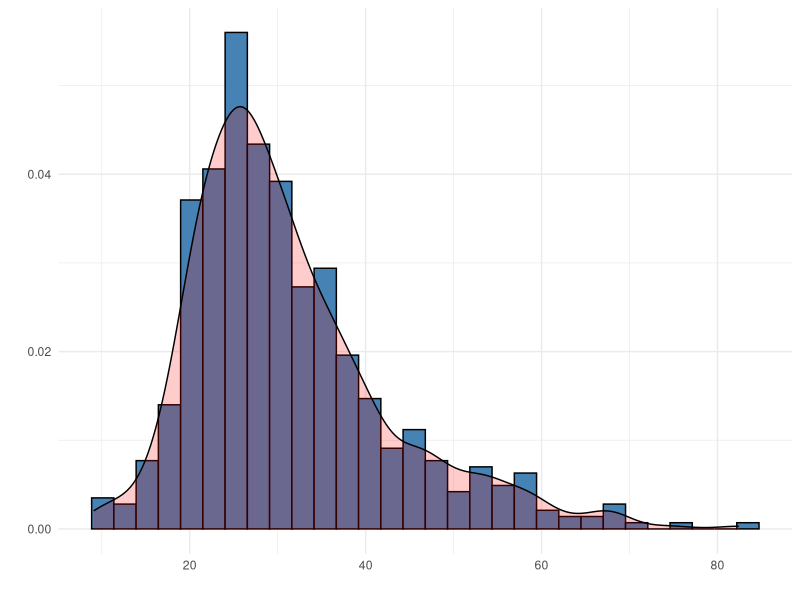
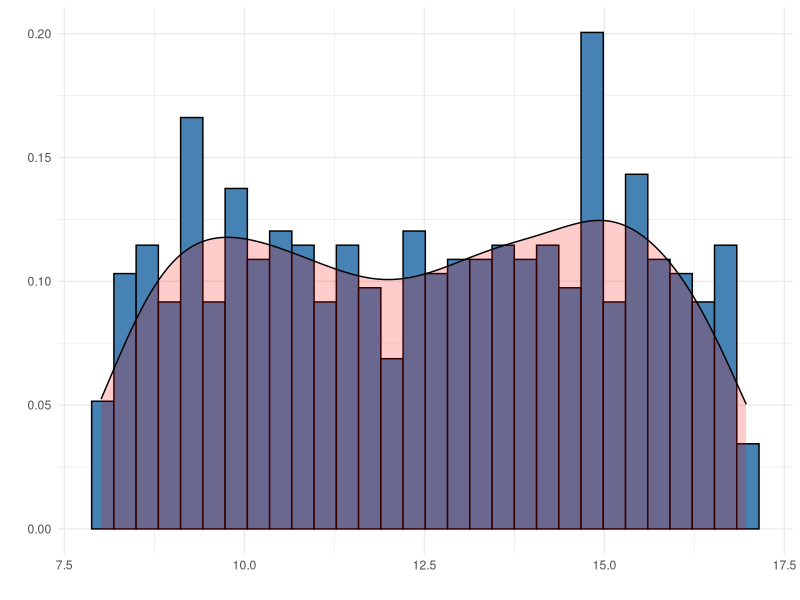
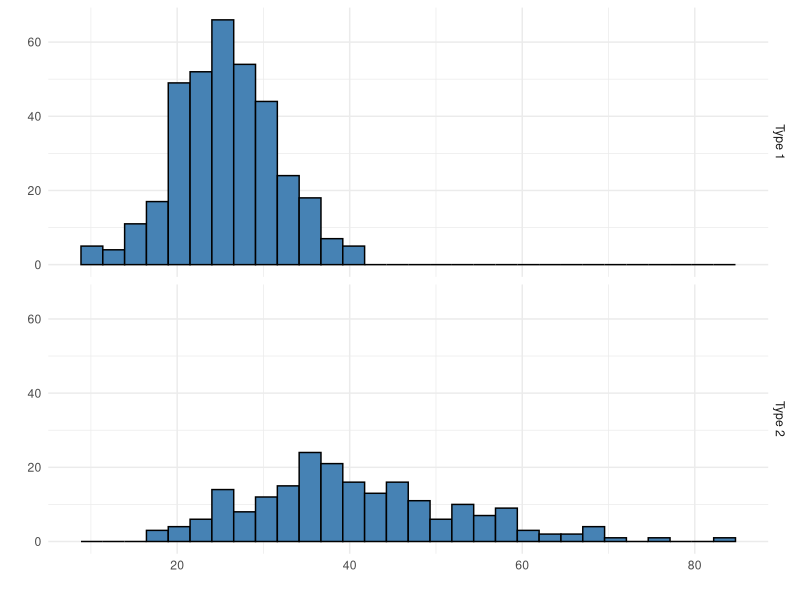
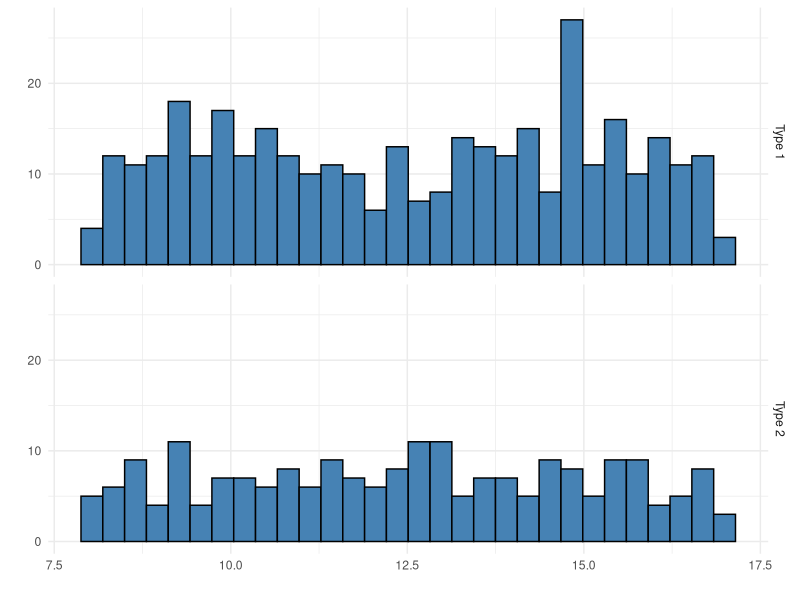
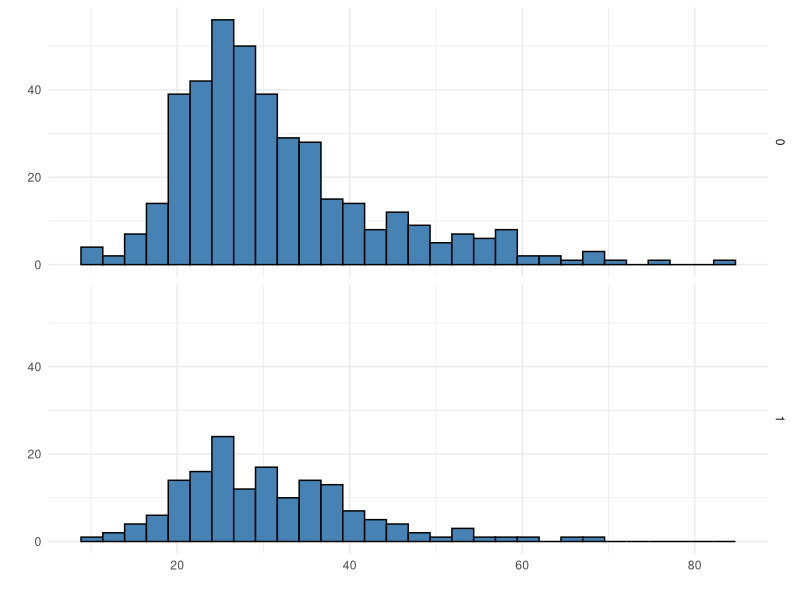
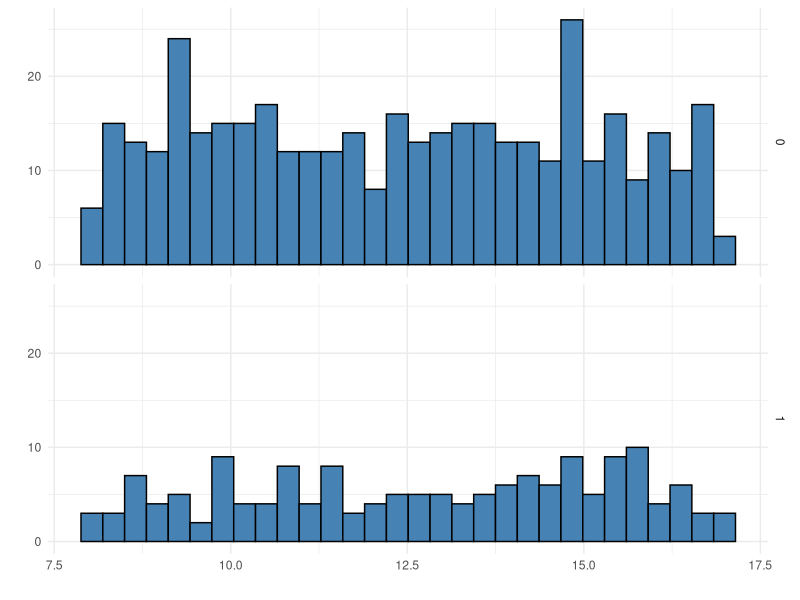
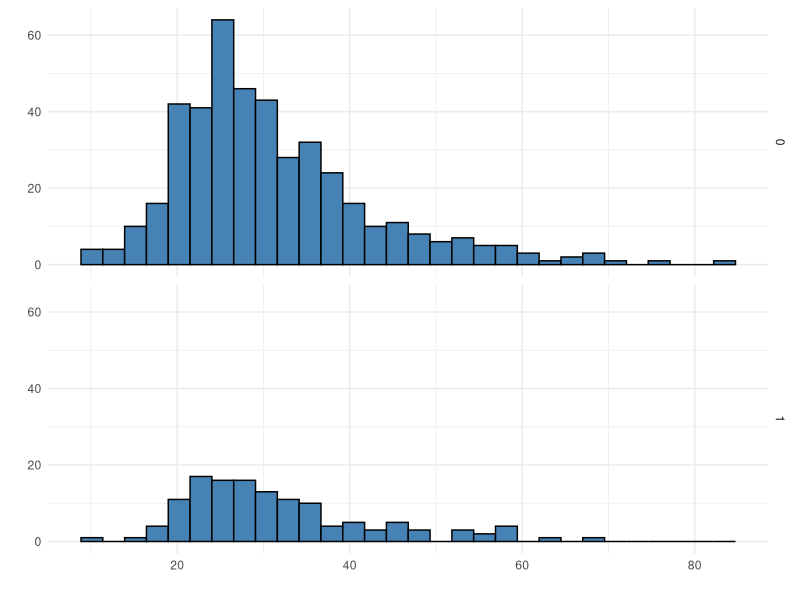
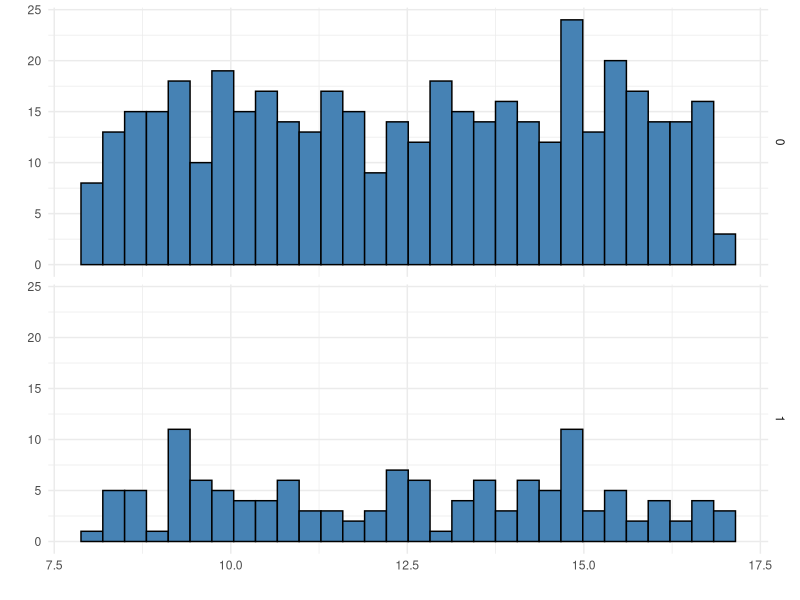

Reproduce these figures in R, in order. (Note: a time limit stopped this script after it produced the figures.)

# setup -------------------------------------------------------------------

#general
rm(list=ls())
cat("\014")
set.seed(299792458)
library(ggplot2)
library(dplyr)
library(tidyr)

#data and variable definition
data<-read.csv("ScanRecords.csv")
data1<-data
colnames(data1)
colnames(data1)<-c("Date","Time","ScanTime","PatientType")
nrows<-nrow(data1)
data2<-data1%>%separate(col = 1,into = c("a","b","c"),sep = "/",extra = "merge")
data2$MO<-rep(0,nrows)
data2$MO[data2$b %in% c('4','11','18','25')]<-1
data2$TU<-rep(0,nrows)
data2$TU[data2$b %in% c('5','12','19','26')]<-1
data2$WE<-rep(0,nrows)
data2$WE[data2$b %in% c('6','13','20','27')]<-1
data2$TH<-rep(0,nrows)
data2$TH[data2$b %in% c('7','14','21','28')]<-1
data2$FR<-rep(0,nrows)
data2$FR[data2$b %in% c('1','8','15','22','29')]<-1
data2$W1<-rep(0,nrows)
data2$W1[data2$b %in% c('1','4','5','6','7','8')]<-1
data2$W2<-rep(0,nrows)
data2$W2[data2$b %in% c('11','12','13','14','15')]<-1
data2$W3<-rep(0,nrows)
data2$W3[data2$b %in% c('18','19','20','21','22')]<-1
data2$W4<-rep(0,nrows)
data2$W4[data2$b %in% c('25','26','27','28','19')]<-1
g<-c(1,4:8,11:15,18:22,25:29)
k<-0
type1Freq<-vector()
type2Freq<-vector()
for(i in g){
  k<-k+1
  subset<-data2%>%filter(b==i)
  a<-as.data.frame(table(subset$PatientType))
  type1Freq[k]<-a[1,2]
  type2Freq[k]<-a[2,2]
}
data5<-data.frame(type1Freq,type2Freq)
data5<-data5%>%mutate(sum=type1Freq+type2Freq)
data5<-data5%>%mutate(ratio=type2Freq/type1Freq)
data2$Date<-data1$Date
data3<-data2[-c(1:3)]
data3$ScanTime<-data3$ScanTime*60

#preliminary investigation
summary(data3)
str(data3)
class(data3)
range(data3$Date)
range(data3$Time)
range(data3$ScanTime)
table(data3$PatientType)
table(data3$Date)
ggplot(data3, aes(x=ScanTime)) + geom_histogram(aes(y=..density..), colour="black", fill="steelblue")+geom_density(alpha=.2,fill= "red")+theme_minimal()+xlab("")+ylab("")
ggplot(data3, aes(x=Time)) + geom_histogram(aes(y=..density..), colour="black", fill="steelblue")+geom_density(alpha=.2,fill= "red")+theme_minimal()+xlab("")+ylab("")

    # analysis for types 1 & 2
    ggplot(data3, aes(x=ScanTime))+geom_histogram(color="black", fill="steelblue")+facet_grid(PatientType ~ .)+xlab("")+ylab("")+labs(title =)+theme_minimal()
    ggplot(data3, aes(x=Time))+geom_histogram(color="black", fill="steelblue")+facet_grid(PatientType ~ .)+xlab("")+ylab("")+labs(title =)+theme_minimal()
    
    #analysis for weeks 1 & 2 & 3 & 4 of august 
    ggplot(data3, aes(x=ScanTime))+geom_histogram(color="black", fill="steelblue")+facet_grid(W1 ~ .)+xlab("")+ylab("")+labs(title =)+theme_minimal()
    ggplot(data3, aes(x=Time))+geom_histogram(color="black", fill="steelblue")+facet_grid(W1 ~ .)+xlab("")+ylab("")+labs(title =)+theme_minimal()

    ggplot(data3, aes(x=ScanTime))+geom_histogram(color="black", fill="steelblue")+facet_grid(W2 ~ .)+xlab("")+ylab("")+labs(title =)+theme_minimal()
    ggplot(data3, aes(x=Time))+geom_histogram(color="black", fill="steelblue")+facet_grid(W2 ~ .)+xlab("")+ylab("")+labs(title =)+theme_minimal()
    
    ggplot(data3, aes(x=ScanTime))+geom_histogram(color="black", fill="steelblue")+facet_grid(W3 ~ .)+xlab("")+ylab("")+labs(title =)+theme_minimal()
    ggplot(data3, aes(x=Time))+geom_histogram(color="black", fill="steelblue")+facet_grid(W3 ~ .)+xlab("")+ylab("")+labs(title =)+theme_minimal()
    
    ggplot(data3, aes(x=ScanTime))+geom_histogram(color="black", fill="steelblue")+facet_grid(W4 ~ .)+xlab("")+ylab("")+labs(title =)+theme_minimal()
    ggplot(data3, aes(x=Time))+geom_histogram(color="black", fill="steelblue")+facet_grid(W4 ~ .)+xlab("")+ylab("")+labs(title =)+theme_minimal()
    
    #analysis for workdays MO & TU & WE & TH & FR of august 
    ggplot(data3, aes(x=ScanTime))+geom_histogram(color="black", fill="steelblue")+facet_grid(MO ~ .)+xlab("")+ylab("")+labs(title =)+theme_minimal()
    ggplot(data3, aes(x=Time))+geom_histogram(color="black", fill="steelblue")+facet_grid(MO ~ .)+xlab("")+ylab("")+labs(title =)+theme_minimal()
    
    ggplot(data3, aes(x=ScanTime))+geom_histogram(color="black", fill="steelblue")+facet_grid(TU ~ .)+xlab("")+ylab("")+labs(title =)+theme_minimal()
    ggplot(data3, aes(x=Time))+geom_histogram(color="black", fill="steelblue")+facet_grid(TU ~ .)+xlab("")+ylab("")+labs(title =)+theme_minimal()
    
    ggplot(data3, aes(x=ScanTime))+geom_histogram(color="black", fill="steelblue")+facet_grid(WE ~ .)+xlab("")+ylab("")+labs(title =)+theme_minimal()
    ggplot(data3, aes(x=Time))+geom_histogram(color="black", fill="steelblue")+facet_grid(WE ~ .)+xlab("")+ylab("")+labs(title =)+theme_minimal()
    
    ggplot(data3, aes(x=ScanTime))+geom_histogram(color="black", fill="steelblue")+facet_grid(TH ~ .)+xlab("")+ylab("")+labs(title =)+theme_minimal()
    ggplot(data3, aes(x=Time))+geom_histogram(color="black", fill="steelblue")+facet_grid(TH ~ .)+xlab("")+ylab("")+labs(title =)+theme_minimal()
    
    ggplot(data3, aes(x=ScanTime))+geom_histogram(color="black", fill="steelblue")+facet_grid(FR ~ .)+xlab("")+ylab("")+labs(title =)+theme_minimal()
    ggplot(data3, aes(x=Time))+geom_histogram(color="black", fill="steelblue")+facet_grid(FR ~ .)+xlab("")+ylab("")+labs(title =)+theme_minimal()

#functions
Bootstrap.moments.NP<-function(B,x,alpha){
q1<-1:B
q2<-1:B
q3<-1:B
q4<-1:B
q5<-1:B
q6<-1:B
q7<-1:B
nrows<-length(x)
  for(i in 1:B){
    boot<-sample.int(nrows,size = nrows,replace = T)
    boot<-x[boot]
    S<-(1/nrows)*sum(((boot-mean(boot))/sd(boot))^3)
    K<-(1/nrows)*sum(((boot-mean(boot))/sd(boot))^4)
    q1[i]<-mean(boot)
    q2[i]<-sd(boot)
    q3[i]<-S
    q4[i]<-K
    q5[i]<-median(boot)
    q6[i]<-quantile(boot,0.25)
    q7[i]<-quantile(boot,0.75)
}
#statistics
b1<-round(mean(x),4)
b2<-round(var(x)^0.5,4)
s1<-((sum((x-mean(x))^2))/(nrows-1))^0.5
se1<-s1*((nrows-1)/nrows)^0.5
b3<-round((1/nrows)*sum(((x-mean(x))/se1)^3),4)
b4<-round((1/nrows)*sum(((x-mean(x))/se1)^4),4)
JB<-nrows/6*(b3^2+0.25*(b4-3)^2)
P3<-round(pchisq(JB,df=2 ,F,F),4)
b5<-round(min(x),4)
b6<-round(max(x),4)
b7<-round(median(x),4)
b8<-round(quantile(x,0.25),4)
b9<-round(quantile(x,0.75),4)
#confidence interval
qsort1<-sort(q1,na.last = T)
qsort2<-sort(q2,na.last = T)
qsort3<-sort(q3,na.last = T)
qsort4<-sort(q4,na.last = T)
qsort5<-sort(q5,na.last = T)
qsort6<-sort(q6,na.last = T)
qsort7<-sort(q7,na.last = T)
#two sided interval mean
L1<-round(quantile(qsort1,alpha/2),4)
U1<-round(quantile(qsort1,1-alpha/2),4)
#two sided interval standard deviation
L2<-round(quantile(qsort2,alpha/2),4)
U2<-round(quantile(qsort2,1-alpha/2),4)
#two sided interval skewness
L3<-round(quantile(qsort3,alpha/2),4)
U3<-round(quantile(qsort3,1-alpha/2),4)
#two sided interval kurtosis
L4<-round(quantile(qsort4,alpha/2),4)
U4<-round(quantile(qsort4,1-alpha/2),4)
#two sided interval median q-25 and q-75
L5<-round(quantile(qsort5,alpha/2),4)
U5<-round(quantile(qsort5,1-alpha/2),4)
L6<-round(quantile(qsort6,alpha/2),4)
U6<-round(quantile(qsort6,1-alpha/2),4)
L7<-round(quantile(qsort7,alpha/2),4)
U7<-round(quantile(qsort7,1-alpha/2),4)
# results
print("output: bootstrap confidence interval of moments non-parametric")
print("")
print(paste("the mean of the data is:", b1))
print(paste("the standard deviation of the data is:", b2))
print(paste("the skewness of the data is:", b3))
print(paste("the kurtosis of the data is:", b4))
print(paste("the minimum of the data is:", b5))
print(paste("the maximum of the data is:", b6))
print(paste("the median of the data is:", b7))
print(paste("the 25% percentile of the data is:", b8))
print(paste("the 75% percentile of the data is:", b9))
print("")
print(paste("The P-value that the series is normally distributed:",P3))
print("")
print(paste0("a ",(1-alpha)*100,"% bootstrapped two sided confidance interval for the mean is: [",L1,",",U1,"]"))
print(paste0("a ",(1-alpha)*100,"% bootstrapped two sided confidance interval for the standard deviation is : [",L2,",",U2,"]"))
print(paste0("a ",(1-alpha)*100,"% bootstrapped two sided confidance interval for the skewness is: [",L3,",",U3,"]"))
print(paste0("a ",(1-alpha)*100,"% bootstrapped two sided confidance interval for the kurtosis is: [",L4,",",U4,"]"))
print(paste0("a ",(1-alpha)*100,"% bootstrapped two sided confidance interval for the median is: [",L5,",",U5,"]"))
print(paste0("a ",(1-alpha)*100,"% bootstrapped two sided confidance interval for the 25-percentile is: [",L6,",",U6,"]"))
print(paste0("a ",(1-alpha)*100,"% bootstrapped two sided confidance interval for the 75-percentile is: [",L7,",",U7,"]"))
}
Bootstrap.moments.norm<-function(B,x,alpha){
 nrows<-length(x)
 a1<-mean(x)
 a2<-var(x)^0.5
 #bootstrap
 q1<-1:B
 q2<-1:B
 q3<-1:B
 q4<-1:B
 q5<-1:B
 q6<-1:B
 q7<-1:B
 nrows<-length(x)
 for(i in 1:B){
   boot<-rnorm(nrows,a1,a2)
   S<-(1/nrows)*sum(((boot-mean(boot))/sd(boot))^3)
   K<-(1/nrows)*sum(((boot-mean(boot))/sd(boot))^4)
   q1[i]<-mean(boot)
   q2[i]<-sd(boot)
   q3[i]<-S
   q4[i]<-K
   q5[i]<-median(boot)
   q6[i]<-quantile(boot,0.25)
   q7[i]<-quantile(boot,0.75)
 }
 #statistics
 b1<-round(mean(x),4)
 b2<-round(var(x)^0.5,4)
 s1<-((sum((x-mean(x))^2))/(nrows-1))^0.5
 se1<-s1*((nrows-1)/nrows)^0.5
 b3<-round((1/nrows)*sum(((x-mean(x))/se1)^3),4)
 b4<-round((1/nrows)*sum(((x-mean(x))/se1)^4),4)
 JB<-nrows/6*(b3^2+0.25*(b4-3)^2)
 P3<-round(pchisq(JB,df=2 ,F,F),4)
 b5<-round(min(x),4)
 b6<-round(max(x),4)
 b7<-round(median(x),4)
 b8<-round(quantile(x,0.25),4)
 b9<-round(quantile(x,0.75),4)
 #confidence interval
 qsort1<-sort(q1,na.last = T)
 qsort2<-sort(q2,na.last = T)
 qsort3<-sort(q3,na.last = T)
 qsort4<-sort(q4,na.last = T)
 qsort5<-sort(q5,na.last = T)
 qsort6<-sort(q6,na.last = T)
 qsort7<-sort(q7,na.last = T)
 #two sided interval mean
 L1<-round(quantile(qsort1,alpha/2),4)
 U1<-round(quantile(qsort1,1-alpha/2),4)
 #two sided interval standard deviation
 L2<-round(quantile(qsort2,alpha/2),4)
 U2<-round(quantile(qsort2,1-alpha/2),4)
 #two sided interval skewness
 L3<-round(quantile(qsort3,alpha/2),4)
 U3<-round(quantile(qsort3,1-alpha/2),4)
 #two sided interval kurtosis
 L4<-round(quantile(qsort4,alpha/2),4)
 U4<-round(quantile(qsort4,1-alpha/2),4)
 #two sided interval median q-25 and q-75
 L5<-round(quantile(qsort5,alpha/2),4)
 U5<-round(quantile(qsort5,1-alpha/2),4)
 L6<-round(quantile(qsort6,alpha/2),4)
 U6<-round(quantile(qsort6,1-alpha/2),4)
 L7<-round(quantile(qsort7,alpha/2),4)
 U7<-round(quantile(qsort7,1-alpha/2),4)
 # results
 print("output: bootstrap confidence interval of moments parametric normal")
 print("")
 print(paste("the mean of the data is:", b1))
 print(paste("the standard deviation of the data is:", b2))
 print(paste("the skewness of the data is:", b3))
 print(paste("the kurtosis of the data is:", b4))
 print(paste("the minimum of the data is:", b5))
 print(paste("the maximum of the data is:", b6))
 print(paste("the median of the data is:", b7))
 print(paste("the 25% percentile of the data is:", b8))
 print(paste("the 75% percentile of the data is:", b9))
 print("")
 print(paste("The P-value that the series is normally distributed:",P3))
 print("")
 print(paste0("a ",(1-alpha)*100,"% bootstrapped two sided confidance interval for the mean is: [",L1,",",U1,"]"))
 print(paste0("a ",(1-alpha)*100,"% bootstrapped two sided confidance interval for the standard deviation is : [",L2,",",U2,"]"))
 print(paste0("a ",(1-alpha)*100,"% bootstrapped two sided confidance interval for the skewness is: [",L3,",",U3,"]"))
 print(paste0("a ",(1-alpha)*100,"% bootstrapped two sided confidance interval for the kurtosis is: [",L4,",",U4,"]"))
 print(paste0("a ",(1-alpha)*100,"% bootstrapped two sided confidance interval for the median is: [",L5,",",U5,"]"))
 print(paste0("a ",(1-alpha)*100,"% bootstrapped two sided confidance interval for the 25-percentile is: [",L6,",",U6,"]"))
 print(paste0("a ",(1-alpha)*100,"% bootstrapped two sided confidance interval for the 75-percentile is: [",L7,",",U7,"]"))
}
Bootstrap.moments.poiss<-function(B,x,alpha){
nrows<-length(x)
a1<-mean(x)
#bootstrap
q1<-1:B
q2<-1:B
q3<-1:B
q4<-1:B
q5<-1:B
q6<-1:B
q7<-1:B
nrows<-length(x)
for(i in 1:B){
  boot<-rpois(nrows,a1)
  S<-(1/nrows)*sum(((boot-mean(boot))/sd(boot))^3)
  K<-(1/nrows)*sum(((boot-mean(boot))/sd(boot))^4)
  q1[i]<-mean(boot)
  q2[i]<-sd(boot)
  q3[i]<-S
  q4[i]<-K
  q5[i]<-median(boot)
  q6[i]<-quantile(boot,0.25)
  q7[i]<-quantile(boot,0.75)
}
#statistics
b1<-round(mean(x),4)
b2<-round(var(x)^0.5,4)
s1<-((sum((x-mean(x))^2))/(nrows-1))^0.5
se1<-s1*((nrows-1)/nrows)^0.5
b3<-round((1/nrows)*sum(((x-mean(x))/se1)^3),4)
b4<-round((1/nrows)*sum(((x-mean(x))/se1)^4),4)
JB<-nrows/6*(b3^2+0.25*(b4-3)^2)
P3<-round(pchisq(JB,df=2 ,F,F),4)
b5<-round(min(x),4)
b6<-round(max(x),4)
b7<-round(median(x),4)
b8<-round(quantile(x,0.25),4)
b9<-round(quantile(x,0.75),4)
#confidence interval
qsort1<-sort(q1,na.last = T)
qsort2<-sort(q2,na.last = T)
qsort3<-sort(q3,na.last = T)
qsort4<-sort(q4,na.last = T)
qsort5<-sort(q5,na.last = T)
qsort6<-sort(q6,na.last = T)
qsort7<-sort(q7,na.last = T)
#two sided interval mean
L1<-round(quantile(qsort1,alpha/2),4)
U1<-round(quantile(qsort1,1-alpha/2),4)
#two sided interval standard deviation
L2<-round(quantile(qsort2,alpha/2),4)
U2<-round(quantile(qsort2,1-alpha/2),4)
#two sided interval skewness
L3<-round(quantile(qsort3,alpha/2),4)
U3<-round(quantile(qsort3,1-alpha/2),4)
#two sided interval kurtosis
L4<-round(quantile(qsort4,alpha/2),4)
U4<-round(quantile(qsort4,1-alpha/2),4)
#two sided interval median q-25 and q-75
L5<-round(quantile(qsort5,alpha/2),4)
U5<-round(quantile(qsort5,1-alpha/2),4)
L6<-round(quantile(qsort6,alpha/2),4)
U6<-round(quantile(qsort6,1-alpha/2),4)
L7<-round(quantile(qsort7,alpha/2),4)
U7<-round(quantile(qsort7,1-alpha/2),4)
# results
print("output: bootstrap confidence interval of moments parametric poiss")
print("")
print(paste("the mean of the data is:", b1))
print(paste("the standard deviation of the data is:", b2))
print(paste("the minimum of the data is:", b5))
print(paste("the maximum of the data is:", b6))
print(paste("the median of the data is:", b7))
print(paste("the 25% percentile of the data is:", b8))
print(paste("the 75% percentile of the data is:", b9))
print("")
print(paste("The P-value that the series is normally distributed:",P3))
print("")
print(paste0("a ",(1-alpha)*100,"% bootstrapped two sided confidance interval for the mean is: [",L1,",",U1,"]"))
print(paste0("a ",(1-alpha)*100,"% bootstrapped two sided confidance interval for the standard deviation is : [",L2,",",U2,"]"))
print(paste0("a ",(1-alpha)*100,"% bootstrapped two sided confidance interval for the median is: [",L5,",",U5,"]"))
print(paste0("a ",(1-alpha)*100,"% bootstrapped two sided confidance interval for the 25-percentile is: [",L6,",",U6,"]"))
print(paste0("a ",(1-alpha)*100,"% bootstrapped two sided confidance interval for the 75-percentile is: [",L7,",",U7,"]"))
}
Monte.carlo.sim.norm<-function(B,sim,sample,alpha){
r.simple.mean<-rep(0,sim)
r.method.mean<-rep(0,sim)
r.simple.sd<-rep(0,sim)
r.method.sd<-rep(0,sim)
r.simple.S<-rep(0,sim)
r.method.S<-rep(0,sim)
r.simple.K<-rep(0,sim)
r.method.K<-rep(0,sim)
r.simple.median<-rep(0,sim)
r.method.median<-rep(0,sim)
#simulate data

for(i in 1:sim){
x<-rnorm(sample,0,1)
nrows<-length(x)
#statistics
b1<-mean(x)
b2<-var(x)^0.5
s1<-((sum((x-mean(x))^2))/(nrows-1))^0.5
se1<-s1*((nrows-1)/nrows)^0.5
b3<-(1/nrows)*sum(((x-mean(x))/se1)^3)
b4<-(1/nrows)*sum(((x-mean(x))/se1)^4)
b5<-median(x)

#confidence intervals
L1.S<-b1-qnorm(1-alpha/2)*b2/(nrows)^0.5
U1.S<-b1+qnorm(1-alpha/2)*b2/(nrows)^0.5
L2.S<-b2*((nrows-1)/qchisq(1-alpha/2,nrows-1))^0.5
U2.S<-b2*((nrows-1)/qchisq(alpha/2,nrows-1))^0.5
L3.S<-b3-qnorm(1-alpha/2)*((6*nrows*(nrows-1))/((nrows-2)*(nrows+1)*(nrows+3)))^0.5/(nrows)^0.5
U3.S<-b3+qnorm(1-alpha/2)*((6*nrows*(nrows-1))/((nrows-2)*(nrows+1)*(nrows+3)))^0.5/(nrows)^0.5
L4.S<-b4-qnorm(1-alpha/2)*((24*nrows*(nrows-1)^2)/((nrows-3)*(nrows-2)*(nrows+3)*(nrows+5)))^0.5/(nrows)^0.5
U4.S<-b4+qnorm(1-alpha/2)*((24*nrows*(nrows-1)^2)/((nrows-3)*(nrows-2)*(nrows+3)*(nrows+5)))^0.5/(nrows)^0.5
L5.S<-b5-qnorm(1-alpha/2)/(2*dnorm(0)*(nrows)^0.5)
U5.S<-b5+qnorm(1-alpha/2)/(2*dnorm(0)*(nrows)^0.5)

if (0 >=L1.S  && 0 <= U1.S) {
  r.simple.mean[i]<-1
}
if (1 >=L2.S  && 1 <= U2.S) {
  r.simple.sd[i]<-1
}
if (0 >=L3.S  && 0 <= U3.S) {
  r.simple.S[i]<-1
}
if (3 >=L4.S  && 3 <= U4.S) {
  r.simple.K[i]<-1
}
if (0 >=L5.S  && 0 <= U5.S) {
  r.simple.median[i]<-1
}
#bootstrap method
                  q1<-1:B
                  q2<-1:B
                  q3<-1:B
                  q4<-1:B
                  q5<-1:B
                  nrows<-length(x)
                  for(j in 1:B){
                    boot<-sample.int(nrows,size = nrows,replace = T)
                    boot<-x[boot]
                    S<-(1/nrows)*sum(((boot-mean(boot))/sd(boot))^3)
                    K<-(1/nrows)*sum(((boot-mean(boot))/sd(boot))^4)
                    q1[j]<-mean(boot)
                    q2[j]<-sd(boot)
                    q3[j]<-S
                    q4[j]<-K
                    q5[j]<-median(boot)
                  }
              qsort1<-sort(q1,na.last = T)
              qsort2<-sort(q2,na.last = T)
              qsort3<-sort(q3,na.last = T)
              qsort4<-sort(q4,na.last = T)
              qsort5<-sort(q5,na.last = T)
              #two sided interval mean
              L1.B<-quantile(qsort1,alpha/2)
              U1.B<-quantile(qsort1,1-alpha/2)
              #two sided interval standard deviation
              L2.B<-quantile(qsort2,alpha/2)
              U2.B<-quantile(qsort2,1-alpha/2)
              #two sided interval skewness
              L3.B<-quantile(qsort3,alpha/2)
              U3.B<-quantile(qsort3,1-alpha/2)
              #two sided interval kurtosis
              L4.B<-quantile(qsort4,alpha/2)
              U4.B<-quantile(qsort4,1-alpha/2)
              #two sided interval median q-25 and q-75
              L5.B<-quantile(qsort5,alpha/2)
              U5.B<-quantile(qsort5,1-alpha/2)
              if (0 >=L1.B  && 0 <= U1.B) {
                r.method.mean[i]<-1
              }
              if (1 >=L2.B  && 1 <= U2.B) {
                r.method.sd[i]<-1
              }
              if (0 >=L3.B  && 0 <= U3.B) {
                r.method.S[i]<-1
              }
              if (3 >=L4.B  && 3 <= U4.B) {
                r.method.K[i]<-1
              }
              if (0 >=L5.B  && 0 <= U5.B) {
                r.method.median[i]<-1
              }
  }
ERF.S.mean<-1-round(mean(r.simple.mean),4)
ERF.B.mean<-1-round(mean(r.method.mean),4)
ERF.S.SD<-1-round(mean(r.simple.sd),4)
ERF.B.SD<-1-round(mean(r.method.sd),4)
ERF.S.S<-1-round(mean(r.simple.S),4)
ERF.B.S<-1-round(mean(r.method.S),4)
ERF.S.K<-1-round(mean(r.simple.K),4)
ERF.B.K<-1-round(mean(r.method.K),4)
ERF.S.median<-1-round(mean(r.simple.median),4)
ERF.B.median<-1-round(mean(r.method.median),4)
# results
print("output: comparison empirical rejection Bootstrap and normality")
print("")
print(paste("the empirical rejection freq. for the mean using Bootstrap is:",ERF.B.mean))
print(paste("the empirical rejection freq. for the mean using normality is:",ERF.S.mean))
print("")
print(paste("the empirical rejection freq. for the standard deviation using Bootstrap is:",ERF.B.SD))
print(paste("the empirical rejection freq. for the standard deviation using normality is:",ERF.S.SD))
print("")
print(paste("the empirical rejection freq. for the skewness using Bootstrap is:",ERF.B.S))
print(paste("the empirical rejection freq. for the skewness using normality is:",ERF.S.S))
print("")
print(paste("the empirical rejection freq. for the kurtosis using Bootstrap is:",ERF.B.K))
print(paste("the empirical rejection freq. for the kurtosis using normality is:",ERF.S.K))
print("")
print(paste("the empirical rejection freq. for the median using Bootstrap is:",ERF.S.median))
print(paste("the empirical rejection freq. for the median using normality is:",ERF.B.median))
print("")
}
Monte.carlo.sim.pois<-function(B,sim,sample,alpha){
  r.simple.mean<-rep(0,sim)
  r.method.mean<-rep(0,sim)
  r.simple.mean2<-rep(0,sim)
  r.simple.sd<-rep(0,sim)
  r.simple.sd2<-rep(0,sim)
  r.method.sd<-rep(0,sim)
  r.simple.S<-rep(0,sim)
  r.method.S<-rep(0,sim)
  r.simple.K<-rep(0,sim)
  r.method.K<-rep(0,sim)
  r.simple.median<-rep(0,sim)
  r.method.median<-rep(0,sim)
  #simulate data
  
  for(i in 1:sim){
    x<-rpois(sample,1)
    nrows<-length(x)
    #statistics
    b1<-mean(x)
    b2<-var(x)^0.5
    s1<-((sum((x-mean(x))^2))/(nrows-1))^0.5
    se1<-s1*((nrows-1)/nrows)^0.5
    b3<-(1/nrows)*sum(((x-mean(x))/se1)^3)
    b4<-(1/nrows)*sum(((x-mean(x))/se1)^4)
    b5<-median(x)
    
    #confidence intervals
    L1.S<-b1-qnorm(1-alpha/2)*b2/(nrows)^0.5
    U1.S<-b1+qnorm(1-alpha/2)*b2/(nrows)^0.5
    L1.S2<-qgamma(alpha/2,sum(x),1)/nrows
    U1.S2<-qgamma(1-alpha/2,sum(x)+1,1)/nrows
    L2.S<-b2*((nrows-1)/qchisq(1-alpha/2,nrows-1))^0.5
    U2.S<-b2*((nrows-1)/qchisq(alpha/2,nrows-1))^0.5
    L2.S2<-(qgamma(alpha/2,sum(x),1)/nrows)^0.5
    U2.S2<-(qgamma(1-alpha/2,sum(x)+1,1)/nrows)^0.5
    L3.S<-b3-qnorm(1-alpha/2)*((6*nrows*(nrows-1))/((nrows-2)*(nrows+1)*(nrows+3)))^0.5/(nrows)^0.5
    U3.S<-b3+qnorm(1-alpha/2)*((6*nrows*(nrows-1))/((nrows-2)*(nrows+1)*(nrows+3)))^0.5/(nrows)^0.5
    L4.S<-b4-qnorm(1-alpha/2)*((24*nrows*(nrows-1)^2)/((nrows-3)*(nrows-2)*(nrows+3)*(nrows+5)))^0.5/(nrows)^0.5
    U4.S<-b4+qnorm(1-alpha/2)*((24*nrows*(nrows-1)^2)/((nrows-3)*(nrows-2)*(nrows+3)*(nrows+5)))^0.5/(nrows)^0.5
    L5.S<-b5-qnorm(1-alpha/2)/(2*dnorm(0)*(nrows)^0.5)
    U5.S<-b5+qnorm(1-alpha/2)/(2*dnorm(0)*(nrows)^0.5)
    
    if (1 >=L1.S  && 1 <= U1.S) {
      r.simple.mean[i]<-1
    }
    if (1 >=L1.S2  && 1 <= U1.S2) {
      r.simple.mean2[i]<-1
    }
    if (1 >=L2.S  && 1 <= U2.S) {
      r.simple.sd[i]<-1
    }
    if (1 >=L2.S2  && 1 <= U2.S2) {
      r.simple.sd2[i]<-1
    }
    if (1 >=L3.S  && 1 <= U3.S) {
      r.simple.S[i]<-1
    }
    if (4 >=L4.S  && 4 <= U4.S) {
      r.simple.K[i]<-1
    }
    if (1 >=L5.S  && 1 <= U5.S) {
      r.simple.median[i]<-1
    }
    #bootstrap method
    q1<-1:B
    q2<-1:B
    q3<-1:B
    q4<-1:B
    q5<-1:B
    nrows<-length(x)
    for(j in 1:B){
      boot<-sample.int(nrows,size = nrows,replace = T)
      boot<-x[boot]
      S<-(1/nrows)*sum(((boot-mean(boot))/sd(boot))^3)
      K<-(1/nrows)*sum(((boot-mean(boot))/sd(boot))^4)
      q1[j]<-mean(boot)
      q2[j]<-sd(boot)
      q3[j]<-S
      q4[j]<-K
      q5[j]<-median(boot)
    }
    qsort1<-sort(q1,na.last = T)
    qsort2<-sort(q2,na.last = T)
    qsort3<-sort(q3,na.last = T)
    qsort4<-sort(q4,na.last = T)
    qsort5<-sort(q5,na.last = T)
    #two sided interval mean
    L1.B<-quantile(qsort1,alpha/2)
    U1.B<-quantile(qsort1,1-alpha/2)
    #two sided interval standard deviation
    L2.B<-quantile(qsort2,alpha/2)
    U2.B<-quantile(qsort2,1-alpha/2)
    #two sided interval skewness
    L3.B<-quantile(qsort3,alpha/2)
    U3.B<-quantile(qsort3,1-alpha/2)
    #two sided interval kurtosis
    L4.B<-quantile(qsort4,alpha/2)
    U4.B<-quantile(qsort4,1-alpha/2)
    #two sided interval median q-25 and q-75
    L5.B<-quantile(qsort5,alpha/2)
    U5.B<-quantile(qsort5,1-alpha/2)
    if ( 1>=L1.B  && 1 <= U1.B) {
      r.method.mean[i]<-1
    }
    if (1 >=L2.B  && 1 <= U2.B) {
      r.method.sd[i]<-1
    }
    if (1 >=L3.B  && 1 <= U3.B) {
      r.method.S[i]<-1
    }
    if (4 >=L4.B  && 4 <= U4.B) {
      r.method.K[i]<-1
    }
    if (1 >=L5.B  && 1 <= U5.B) {
      r.method.median[i]<-1
    }
  }
  ERF.S.mean<-1-round(mean(r.simple.mean),4)
  ERF.S.mean2<-1-round(mean(r.simple.mean2),4)
  ERF.B.mean<-1-round(mean(r.method.mean),4)
  ERF.S.SD<-1-round(mean(r.simple.sd),4)
  ERF.S.SD2<-1-round(mean(r.simple.sd2),4)
  ERF.B.SD<-1-round(mean(r.method.sd),4)
  ERF.S.S<-1-round(mean(r.simple.S),4)
  ERF.B.S<-1-round(mean(r.method.S),4)
  ERF.S.K<-1-round(mean(r.simple.K),4)
  ERF.B.K<-1-round(mean(r.method.K),4)
  ERF.S.median<-1-round(mean(r.simple.median),4)
  ERF.B.median<-1-round(mean(r.method.median),4)
  # results
  print("output: comparison empirical rejection Bootstrap and normality")
  print("")
  print(paste("the empirical rejection freq. for the mean using Bootstrap is:",ERF.B.mean))
  print(paste("the empirical rejection freq. for the mean using normality is:",ERF.S.mean))
  print(paste("the empirical rejection freq. for the mean using correct CI is:",ERF.S.mean2))
  print("")
  print(paste("the empirical rejection freq. for the standard deviation using Bootstrap is:",ERF.B.SD))
  print(paste("the empirical rejection freq. for the standard deviation using normality is:",ERF.S.SD))
  print(paste("the empirical rejection freq. for the standard deviation using correct CI is:",ERF.S.SD2))
  print("")
  print(paste("the empirical rejection freq. for the skewness using Bootstrap is:",ERF.B.S))
  print(paste("the empirical rejection freq. for the skewness using normality is:",ERF.S.S))
  print("")
  print(paste("the empirical rejection freq. for the kurtosis using Bootstrap is:",ERF.B.K))
  print(paste("the empirical rejection freq. for the kurtosis using normality is:",ERF.S.K))
  print("")
  print(paste("the empirical rejection freq. for the median using Bootstrap is:",ERF.S.median))
  print(paste("the empirical rejection freq. for the median using normality is:",ERF.B.median))
  print("")
}
Monte.carlo.sim.norm(B = 999, sim = 200, sample = 50, alpha = 0.05)
Monte.carlo.sim.pois(B = 999, sim = 200, sample = 50, alpha = 0.05)
# Analysis Treatment 1: duration scan and number of patients----------------------------------------------------

data4<-data3%>%filter(PatientType=="Type 1")
data4W1<-data4%>%filter(W1==1)
data4W2<-data4%>%filter(W2==1)
data4W3<-data4%>%filter(W3==1)
data4W4<-data4%>%filter(W4==1)
data4MO<-data4%>%filter(MO==1)
data4TU<-data4%>%filter(TU==1)
data4WE<-data4%>%filter(WE==1)
data4TH<-data4%>%filter(TH==1)
data4FR<-data4%>%filter(FR==1)
#non parametric duration scan
      #full sample
          Bootstrap.moments.NP(9999,data4$ScanTime,0.05)
      #weeks
          Bootstrap.moments.NP(9999,data4W1$ScanTime,0.05)
          Bootstrap.moments.NP(9999,data4W2$ScanTime,0.05)
          Bootstrap.moments.NP(9999,data4W3$ScanTime,0.05)
          Bootstrap.moments.NP(9999,data4W4$ScanTime,0.05)
      #days
          Bootstrap.moments.NP(9999,data4MO$ScanTime,0.05)
          Bootstrap.moments.NP(9999,data4TU$ScanTime,0.05)
          Bootstrap.moments.NP(9999,data4WE$ScanTime,0.05)
          Bootstrap.moments.NP(9999,data4TH$ScanTime,0.05)
          Bootstrap.moments.NP(9999,data4FR$ScanTime,0.05)
          
#parametric duration scan
      #full sample
          Bootstrap.moments.norm(9999,data4$ScanTime,0.05)
      #week
          Bootstrap.moments.norm(9999,data4W1$ScanTime,0.05)
          Bootstrap.moments.norm(9999,data4W2$ScanTime,0.05)
          Bootstrap.moments.norm(9999,data4W3$ScanTime,0.05)
          Bootstrap.moments.norm(9999,data4W4$ScanTime,0.05)
      #days
          Bootstrap.moments.norm(9999,data4MO$ScanTime,0.05)
          Bootstrap.moments.norm(9999,data4TU$ScanTime,0.05)
          Bootstrap.moments.norm(9999,data4WE$ScanTime,0.05)
          Bootstrap.moments.norm(9999,data4TH$ScanTime,0.05)
          Bootstrap.moments.norm(9999,data4FR$ScanTime,0.05)
#non parametric number of patients
          patients<-data5$type1Freq
          Bootstrap.moments.NP(9999,patients,0.05)
#parametric number of patients
          Bootstrap.moments.poiss(9999,patients,0.05)
          
# Analysis Treatment 2:duration and number of patients ----------------------------------------------------
data6<-data3%>%filter(PatientType=="Type 2")
data6W1<-data6%>%filter(W1==1)
data6W2<-data6%>%filter(W2==1)
data6W3<-data6%>%filter(W3==1)
data6W4<-data6%>%filter(W4==1)
data6MO<-data6%>%filter(MO==1)
data6TU<-data6%>%filter(TU==1)
data6WE<-data6%>%filter(WE==1)
data6TH<-data6%>%filter(TH==1)
data6FR<-data6%>%filter(FR==1)
#non parametric duration scan
      #full sample
            Bootstrap.moments.NP(9999,data6$ScanTime,0.05)
      #weeks
            Bootstrap.moments.NP(9999,data6W1$ScanTime,0.05)
            Bootstrap.moments.NP(9999,data6W2$ScanTime,0.05)
            Bootstrap.moments.NP(9999,data6W3$ScanTime,0.05)
            Bootstrap.moments.NP(9999,data6W4$ScanTime,0.05)
      #days
            Bootstrap.moments.NP(9999,data6MO$ScanTime,0.05)
            Bootstrap.moments.NP(9999,data6TU$ScanTime,0.05)
            Bootstrap.moments.NP(9999,data6WE$ScanTime,0.05)
            Bootstrap.moments.NP(9999,data6TH$ScanTime,0.05)
            Bootstrap.moments.NP(9999,data6FR$ScanTime,0.05)


#non parametric number of patients
      patients<-data5$type2Freq
      Bootstrap.moments.NP(9999,patients,0.05)
#parametric number of patients
      Bootstrap.moments.poiss(9999,patients,0.05)
      
# Analysis ratio: number of patients ----------------------------------------------------
Bootstrap.moments.NP(9999,data5$ratio,0.05)

# monte-carlo study non-parametric methods used treatment 2 -------------------------------------------

#under normality of data
      Monte.carlo.sim.norm(B = 999, sim = 200, sample = 50, alpha = 0.05)
#under poisson(1) of data
      Monte.carlo.sim.pois(B = 999, sim = 200, sample = 50, alpha = 0.05)
      
